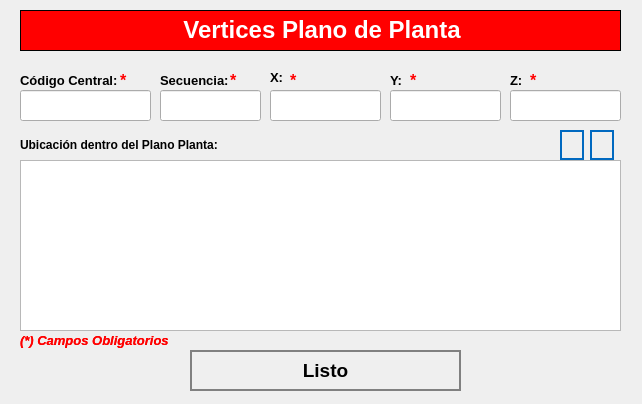
<?xml version="1.0" encoding="UTF-8"?>
<ui version="4.0">
 <class>NewBook</class>
 <widget class="QWidget" name="NewBook">
  <property name="geometry">
   <rect>
    <x>0</x>
    <y>0</y>
    <width>642</width>
    <height>404</height>
   </rect>
  </property>
  <property name="windowTitle">
   <string>Nuevo Registro</string>
  </property>
  <property name="styleSheet">
   <string notr="true">QPushButton
{	
	height: 2em;
 	border-style: solid;
	border-width: 2px;
 	border-color: grey;
	font-weight: bold;
}

QPushButton:hover
{
   	background-color:grey;
	color:white;
}</string>
  </property>
  <widget class="QLabel" name="label">
   <property name="geometry">
    <rect>
     <x>20</x>
     <y>10</y>
     <width>601</width>
     <height>41</height>
    </rect>
   </property>
   <property name="font">
    <font>
     <underline>false</underline>
    </font>
   </property>
   <property name="autoFillBackground">
    <bool>false</bool>
   </property>
   <property name="styleSheet">
    <string notr="true">background-color: red;</string>
   </property>
   <property name="frameShape">
    <enum>QFrame::Box</enum>
   </property>
   <property name="text">
    <string>&lt;html&gt;&lt;head/&gt;&lt;body&gt;&lt;p align=&quot;center&quot;&gt;&lt;span style=&quot; font-size:18pt; font-weight:600; color:#ffffff;&quot;&gt;Vertices Plano de Planta&lt;/span&gt;&lt;/p&gt;&lt;/body&gt;&lt;/html&gt;</string>
   </property>
  </widget>
  <widget class="QLineEdit" name="inputCodigoCentral">
   <property name="geometry">
    <rect>
     <x>20</x>
     <y>90</y>
     <width>131</width>
     <height>31</height>
    </rect>
   </property>
   <property name="font">
    <font>
     <pointsize>12</pointsize>
    </font>
   </property>
  </widget>
  <widget class="QLabel" name="label_aquienVisita">
   <property name="geometry">
    <rect>
     <x>20</x>
     <y>70</y>
     <width>191</width>
     <height>21</height>
    </rect>
   </property>
   <property name="text">
    <string>&lt;html&gt;&lt;head/&gt;&lt;body&gt;&lt;p&gt;&lt;span style=&quot; font-size:10pt; font-weight:600;&quot;&gt;Código Central:&lt;/span&gt;&lt;/p&gt;&lt;/body&gt;&lt;/html&gt;</string>
   </property>
  </widget>
  <widget class="QLabel" name="label_nota_obligatoria">
   <property name="geometry">
    <rect>
     <x>20</x>
     <y>330</y>
     <width>281</width>
     <height>21</height>
    </rect>
   </property>
   <property name="text">
    <string>&lt;html&gt;&lt;head/&gt;&lt;body&gt;&lt;p&gt;&lt;span style=&quot; font-size:10pt; font-weight:600; font-style:italic; color:#ff0000;&quot;&gt;(*) Campos Obligatorios&lt;/span&gt;&lt;/p&gt;&lt;/body&gt;&lt;/html&gt;</string>
   </property>
  </widget>
  <widget class="QLabel" name="ast_aquienvisita">
   <property name="geometry">
    <rect>
     <x>120</x>
     <y>70</y>
     <width>21</width>
     <height>21</height>
    </rect>
   </property>
   <property name="text">
    <string>&lt;html&gt;&lt;head/&gt;&lt;body&gt;&lt;p&gt;&lt;span style=&quot; font-size:12pt; font-weight:600; color:#ff0000;&quot;&gt;*&lt;/span&gt;&lt;/p&gt;&lt;/body&gt;&lt;/html&gt;</string>
   </property>
  </widget>
  <widget class="QLabel" name="label_advertencia_dni">
   <property name="geometry">
    <rect>
     <x>20</x>
     <y>330</y>
     <width>251</width>
     <height>21</height>
    </rect>
   </property>
   <property name="text">
    <string>&lt;html&gt;&lt;head/&gt;&lt;body&gt;&lt;p&gt;&lt;span style=&quot; font-size:10pt; font-weight:600; font-style:italic; color:#ff0000;&quot;&gt;(*) Campos Obligatorios&lt;/span&gt;&lt;/p&gt;&lt;/body&gt;&lt;/html&gt;</string>
   </property>
  </widget>
  <widget class="QLabel" name="label_area_2">
   <property name="geometry">
    <rect>
     <x>160</x>
     <y>70</y>
     <width>101</width>
     <height>21</height>
    </rect>
   </property>
   <property name="text">
    <string>&lt;html&gt;&lt;head/&gt;&lt;body&gt;&lt;p&gt;&lt;span style=&quot; font-size:10pt; font-weight:600;&quot;&gt;Secuencia:&lt;/span&gt;&lt;/p&gt;&lt;/body&gt;&lt;/html&gt;</string>
   </property>
  </widget>
  <widget class="QLineEdit" name="inputSecuencia">
   <property name="geometry">
    <rect>
     <x>160</x>
     <y>90</y>
     <width>101</width>
     <height>31</height>
    </rect>
   </property>
   <property name="font">
    <font>
     <pointsize>12</pointsize>
    </font>
   </property>
  </widget>
  <widget class="QLabel" name="label_dni_2">
   <property name="geometry">
    <rect>
     <x>390</x>
     <y>70</y>
     <width>91</width>
     <height>21</height>
    </rect>
   </property>
   <property name="text">
    <string>&lt;html&gt;&lt;head/&gt;&lt;body&gt;&lt;p&gt;&lt;span style=&quot; font-size:10pt; font-weight:600;&quot;&gt;Y:&lt;/span&gt;&lt;/p&gt;&lt;/body&gt;&lt;/html&gt;</string>
   </property>
  </widget>
  <widget class="QLineEdit" name="inputX">
   <property name="geometry">
    <rect>
     <x>270</x>
     <y>90</y>
     <width>111</width>
     <height>31</height>
    </rect>
   </property>
   <property name="font">
    <font>
     <pointsize>12</pointsize>
    </font>
   </property>
   <property name="inputMethodHints">
    <set>Qt::ImhDigitsOnly</set>
   </property>
  </widget>
  <widget class="QLabel" name="label_visitante_2">
   <property name="geometry">
    <rect>
     <x>510</x>
     <y>70</y>
     <width>121</width>
     <height>21</height>
    </rect>
   </property>
   <property name="text">
    <string>&lt;html&gt;&lt;head/&gt;&lt;body&gt;&lt;p&gt;&lt;span style=&quot; font-size:10pt; font-weight:600;&quot;&gt;Z:&lt;/span&gt;&lt;/p&gt;&lt;/body&gt;&lt;/html&gt;</string>
   </property>
  </widget>
  <widget class="QLineEdit" name="inputZ">
   <property name="geometry">
    <rect>
     <x>510</x>
     <y>90</y>
     <width>111</width>
     <height>31</height>
    </rect>
   </property>
   <property name="font">
    <font>
     <pointsize>12</pointsize>
    </font>
   </property>
  </widget>
  <widget class="QLabel" name="label_fecha_2">
   <property name="geometry">
    <rect>
     <x>270</x>
     <y>70</y>
     <width>101</width>
     <height>16</height>
    </rect>
   </property>
   <property name="text">
    <string>&lt;html&gt;&lt;head/&gt;&lt;body&gt;&lt;p&gt;&lt;span style=&quot; font-size:10pt; font-weight:600;&quot;&gt;X:&lt;/span&gt;&lt;/p&gt;&lt;/body&gt;&lt;/html&gt;</string>
   </property>
  </widget>
  <widget class="QLineEdit" name="inputY">
   <property name="geometry">
    <rect>
     <x>390</x>
     <y>90</y>
     <width>111</width>
     <height>31</height>
    </rect>
   </property>
   <property name="font">
    <font>
     <pointsize>12</pointsize>
    </font>
   </property>
   <property name="inputMethodHints">
    <set>Qt::ImhDigitsOnly</set>
   </property>
  </widget>
  <widget class="QLabel" name="ast_aquienvisita_2">
   <property name="geometry">
    <rect>
     <x>230</x>
     <y>70</y>
     <width>21</width>
     <height>21</height>
    </rect>
   </property>
   <property name="text">
    <string>&lt;html&gt;&lt;head/&gt;&lt;body&gt;&lt;p&gt;&lt;span style=&quot; font-size:12pt; font-weight:600; color:#ff0000;&quot;&gt;*&lt;/span&gt;&lt;/p&gt;&lt;/body&gt;&lt;/html&gt;</string>
   </property>
  </widget>
  <widget class="QLabel" name="ast_aquienvisita_3">
   <property name="geometry">
    <rect>
     <x>290</x>
     <y>70</y>
     <width>21</width>
     <height>21</height>
    </rect>
   </property>
   <property name="text">
    <string>&lt;html&gt;&lt;head/&gt;&lt;body&gt;&lt;p&gt;&lt;span style=&quot; font-size:12pt; font-weight:600; color:#ff0000;&quot;&gt;*&lt;/span&gt;&lt;/p&gt;&lt;/body&gt;&lt;/html&gt;</string>
   </property>
  </widget>
  <widget class="QLabel" name="ast_aquienvisita_4">
   <property name="geometry">
    <rect>
     <x>410</x>
     <y>70</y>
     <width>21</width>
     <height>21</height>
    </rect>
   </property>
   <property name="text">
    <string>&lt;html&gt;&lt;head/&gt;&lt;body&gt;&lt;p&gt;&lt;span style=&quot; font-size:12pt; font-weight:600; color:#ff0000;&quot;&gt;*&lt;/span&gt;&lt;/p&gt;&lt;/body&gt;&lt;/html&gt;</string>
   </property>
  </widget>
  <widget class="QLabel" name="ast_aquienvisita_5">
   <property name="geometry">
    <rect>
     <x>530</x>
     <y>70</y>
     <width>21</width>
     <height>21</height>
    </rect>
   </property>
   <property name="text">
    <string>&lt;html&gt;&lt;head/&gt;&lt;body&gt;&lt;p&gt;&lt;span style=&quot; font-size:12pt; font-weight:600; color:#ff0000;&quot;&gt;*&lt;/span&gt;&lt;/p&gt;&lt;/body&gt;&lt;/html&gt;</string>
   </property>
  </widget>
  <widget class="QTableWidget" name="tablePlano">
   <property name="geometry">
    <rect>
     <x>20</x>
     <y>160</y>
     <width>601</width>
     <height>171</height>
    </rect>
   </property>
   <property name="autoFillBackground">
    <bool>true</bool>
   </property>
   <property name="lineWidth">
    <number>5</number>
   </property>
   <property name="editTriggers">
    <set>QAbstractItemView::NoEditTriggers</set>
   </property>
   <property name="textElideMode">
    <enum>Qt::ElideLeft</enum>
   </property>
   <attribute name="horizontalHeaderMinimumSectionSize">
    <number>10</number>
   </attribute>
  </widget>
  <widget class="QPushButton" name="btnAddPlano">
   <property name="geometry">
    <rect>
     <x>560</x>
     <y>130</y>
     <width>24</width>
     <height>30</height>
    </rect>
   </property>
   <property name="font">
    <font>
     <pointsize>12</pointsize>
     <weight>75</weight>
     <bold>true</bold>
    </font>
   </property>
   <property name="cursor">
    <cursorShape>PointingHandCursor</cursorShape>
   </property>
   <property name="styleSheet">
    <string notr="true">QPushButton
{	
	height: 2em;
 	border-style: solid;
	border-width: 2px;
 	border-color: #0069c0;
	font-weight: bold;
}

QPushButton:hover
{
   	background-color:#0069c0;
	color:white;
}</string>
   </property>
   <property name="text">
    <string/>
   </property>
   <property name="icon">
    <iconset>
     <normaloff>../assets/icons/add-icon.png</normaloff>../assets/icons/add-icon.png</iconset>
   </property>
   <property name="iconSize">
    <size>
     <width>25</width>
     <height>25</height>
    </size>
   </property>
   <property name="autoDefault">
    <bool>true</bool>
   </property>
   <property name="default">
    <bool>true</bool>
   </property>
   <property name="flat">
    <bool>true</bool>
   </property>
  </widget>
  <widget class="QPushButton" name="btnDeletePlano">
   <property name="geometry">
    <rect>
     <x>590</x>
     <y>130</y>
     <width>24</width>
     <height>30</height>
    </rect>
   </property>
   <property name="font">
    <font>
     <pointsize>12</pointsize>
     <weight>75</weight>
     <bold>true</bold>
    </font>
   </property>
   <property name="cursor">
    <cursorShape>PointingHandCursor</cursorShape>
   </property>
   <property name="styleSheet">
    <string notr="true">QPushButton
{	
	height: 2em;
 	border-style: solid;
	border-width: 2px;
 	border-color: #0069c0;
	font-weight: bold;
}

QPushButton:hover
{
   	background-color:#0069c0;
	color:white;
}</string>
   </property>
   <property name="text">
    <string/>
   </property>
   <property name="icon">
    <iconset>
     <normaloff>../assets/icons/deletesquare.png</normaloff>../assets/icons/deletesquare.png</iconset>
   </property>
   <property name="iconSize">
    <size>
     <width>25</width>
     <height>25</height>
    </size>
   </property>
   <property name="autoDefault">
    <bool>true</bool>
   </property>
   <property name="default">
    <bool>true</bool>
   </property>
   <property name="flat">
    <bool>true</bool>
   </property>
  </widget>
  <widget class="QLabel" name="label_4">
   <property name="geometry">
    <rect>
     <x>20</x>
     <y>130</y>
     <width>311</width>
     <height>30</height>
    </rect>
   </property>
   <property name="text">
    <string>&lt;html&gt;&lt;head/&gt;&lt;body&gt;&lt;p&gt;&lt;span style=&quot; font-size:9pt; font-weight:600;&quot;&gt;Ubicación dentro del Plano Planta:&lt;/span&gt;&lt;/p&gt;&lt;/body&gt;&lt;/html&gt;</string>
   </property>
   <property name="scaledContents">
    <bool>true</bool>
   </property>
  </widget>
  <widget class="QPushButton" name="cancelButton">
   <property name="geometry">
    <rect>
     <x>190</x>
     <y>350</y>
     <width>271</width>
     <height>41</height>
    </rect>
   </property>
   <property name="font">
    <font>
     <pointsize>14</pointsize>
     <weight>75</weight>
     <bold>true</bold>
    </font>
   </property>
   <property name="cursor">
    <cursorShape>PointingHandCursor</cursorShape>
   </property>
   <property name="styleSheet">
    <string notr="true">QPushButton
{	
	height: 2em;
 	border-style: solid;
	border-width: 2px;
 	border-color: grey;
	font-weight: bold;
}

QPushButton:hover
{
   	background-color:grey;
	color:white;
}</string>
   </property>
   <property name="text">
    <string>Listo</string>
   </property>
   <property name="icon">
    <iconset>
     <normaloff>../assets/icons/exitoso.png</normaloff>../assets/icons/exitoso.png</iconset>
   </property>
   <property name="iconSize">
    <size>
     <width>30</width>
     <height>30</height>
    </size>
   </property>
   <property name="autoDefault">
    <bool>true</bool>
   </property>
   <property name="default">
    <bool>true</bool>
   </property>
   <property name="flat">
    <bool>true</bool>
   </property>
  </widget>
 </widget>
 <tabstops>
  <tabstop>inputCodigoCentral</tabstop>
 </tabstops>
 <resources/>
 <connections/>
</ui>
